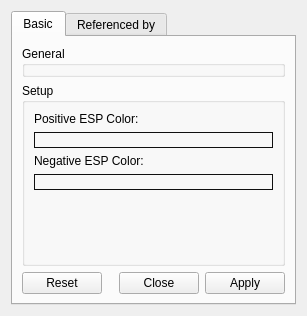
<?xml version="1.0" encoding="UTF-8"?>
<ui version="4.0">
 <class>GESPGridSetupDesigner</class>
 <widget class="QWidget" name="GESPGridSetupDesigner">
  <property name="geometry">
   <rect>
    <x>0</x>
    <y>0</y>
    <width>307</width>
    <height>316</height>
   </rect>
  </property>
  <property name="windowTitle">
   <string>Background setup designer</string>
  </property>
  <property name="toolTip">
   <string/>
  </property>
  <layout class="QVBoxLayout">
   <item>
    <widget class="QTabWidget" name="tabWidget">
     <property name="currentIndex">
      <number>0</number>
     </property>
     <widget class="QWidget" name="basicTab">
      <attribute name="title">
       <string>Basic</string>
      </attribute>
      <layout class="QVBoxLayout" name="_2">
       <item>
        <widget class="QGroupBox" name="generalGB">
         <property name="sizePolicy">
          <sizepolicy hsizetype="Preferred" vsizetype="Fixed">
           <horstretch>0</horstretch>
           <verstretch>0</verstretch>
          </sizepolicy>
         </property>
         <property name="styleSheet">
          <string notr="true">QPushButton {
	border: 1px solid #101010;
}</string>
         </property>
         <property name="title">
          <string>General</string>
         </property>
        </widget>
       </item>
       <item>
        <widget class="QGroupBox" name="groupBox">
         <property name="sizePolicy">
          <sizepolicy hsizetype="Preferred" vsizetype="Preferred">
           <horstretch>0</horstretch>
           <verstretch>0</verstretch>
          </sizepolicy>
         </property>
         <property name="minimumSize">
          <size>
           <width>0</width>
           <height>0</height>
          </size>
         </property>
         <property name="styleSheet">
          <string notr="true">QPushButton {
	border: 1px solid #101010;
	border-radius: 0px;
}</string>
         </property>
         <property name="title">
          <string>Setup</string>
         </property>
         <layout class="QVBoxLayout" name="verticalLayout">
          <item>
           <widget class="QLabel" name="label">
            <property name="text">
             <string>Positive ESP Color:</string>
            </property>
           </widget>
          </item>
          <item>
           <widget class="QColorPushButton" name="posColorTB">
            <property name="sizePolicy">
             <sizepolicy hsizetype="Expanding" vsizetype="Minimum">
              <horstretch>0</horstretch>
              <verstretch>0</verstretch>
             </sizepolicy>
            </property>
            <property name="text">
             <string/>
            </property>
           </widget>
          </item>
          <item>
           <widget class="QLabel" name="label_2">
            <property name="text">
             <string>Negative ESP Color:</string>
            </property>
           </widget>
          </item>
          <item>
           <widget class="QColorPushButton" name="negColorTB">
            <property name="sizePolicy">
             <sizepolicy hsizetype="Expanding" vsizetype="Minimum">
              <horstretch>0</horstretch>
              <verstretch>0</verstretch>
             </sizepolicy>
            </property>
            <property name="text">
             <string/>
            </property>
           </widget>
          </item>
          <item>
           <spacer name="verticalSpacer">
            <property name="orientation">
             <enum>Qt::Vertical</enum>
            </property>
            <property name="sizeHint" stdset="0">
             <size>
              <width>20</width>
              <height>40</height>
             </size>
            </property>
           </spacer>
          </item>
         </layout>
        </widget>
       </item>
       <item>
        <widget class="QDialogButtonBox" name="buttonBox">
         <property name="standardButtons">
          <set>QDialogButtonBox::Apply|QDialogButtonBox::Close|QDialogButtonBox::Reset</set>
         </property>
        </widget>
       </item>
      </layout>
     </widget>
     <widget class="QWidget" name="refByTab">
      <attribute name="title">
       <string>Referenced by</string>
      </attribute>
     </widget>
    </widget>
   </item>
  </layout>
 </widget>
 <customwidgets>
  <customwidget>
   <class>QColorPushButton</class>
   <extends>QPushButton</extends>
   <header location="global">ColorPushButton.hpp</header>
  </customwidget>
 </customwidgets>
 <resources/>
 <connections/>
</ui>
